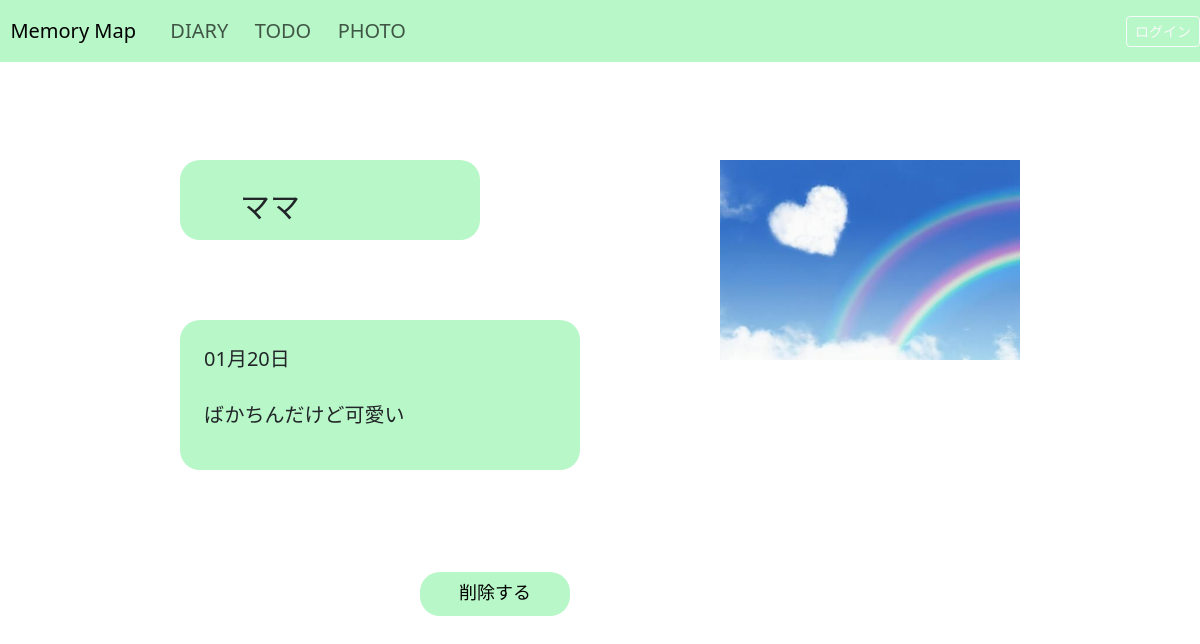
The page /spdiary/imagedetail/10/ on the database its author committed.
### spdiary/models.py (models this page shows, shortened)
class Image(models.Model):
    name = models.CharField(verbose_name='題名',max_length=40)
    image = models.ImageField(upload_to='img/upload')
    memo = models.TextField(verbose_name='メモ',max_length=60,null=True,blank=True)
    today = models.DateTimeField(verbose_name='作成日', default=timezone.now)
    user = models.ForeignKey(User, on_delete=models.CASCADE)

### spdiary/views.py (the view, shortened to what this page needs)
# urls.py: path('imagedetail/<int:pk>/', ImageDetailView.as_view(), name='imagedetail'),
class ImageDetailView(generic.DetailView):
    model = Image
    queryset = Image.objects.all()
    template_name = 'image/imagedetail.html'

### templates/image/imagedetail.html (shortened to what this page needs)
{% extends './base.html' %}
{% block content %}
<body>
    <div class="big"></div>
    <div class="box"></div>
    <div>
        <div class="title">{{ image.name }}</div>
        <div class="today">{{image.today|date:"m月d日"}}</div>
        <div class="memo">{{ image.memo }}</div>
        <div class="photo">
        <img src="{{ image.image.url  }}" width="300px">
        </div>
    </div>
    <button type="button" class="delete" data-bs-toggle="modal" data-bs-target="#deleteModal-{{image.id}}">削除する</button>
</body>
{% endblock %}

### templates/image/imagedetail.html (style rules this page uses)
.title { left:20%; top:23%; position: absolute; font-size: 30px; }
.photo { left:60%; top:20%; position: absolute; }
.today { left:17%; top:43%; position: absolute; font-size: 20px; }
.big { background-color: #b8f7c7; position: absolute; left:15%; top: 20%; width: 300px; height: 80px; border-radius: 20px; }
.box { background-color: #b8f7c7; position: absolute; left:15%; top: 40%; width: 400px; height: 150px; border-radius: 20px; }
.memo { left:17%; top:50%; position: absolute; font-size: 20px; }
.delete { width: 150px; min-height: 44px; background-color: #b8f7c7; font-size: 18px; font-family: monospace; line-height: 38px; border: none; border-radius: 20px; position: absolute; left: 35%; bottom: 23%; }

### rows shown on the page
Image: name "ママ", today "01月20日", memo "ばかちんだけど可愛い", image (picture)
